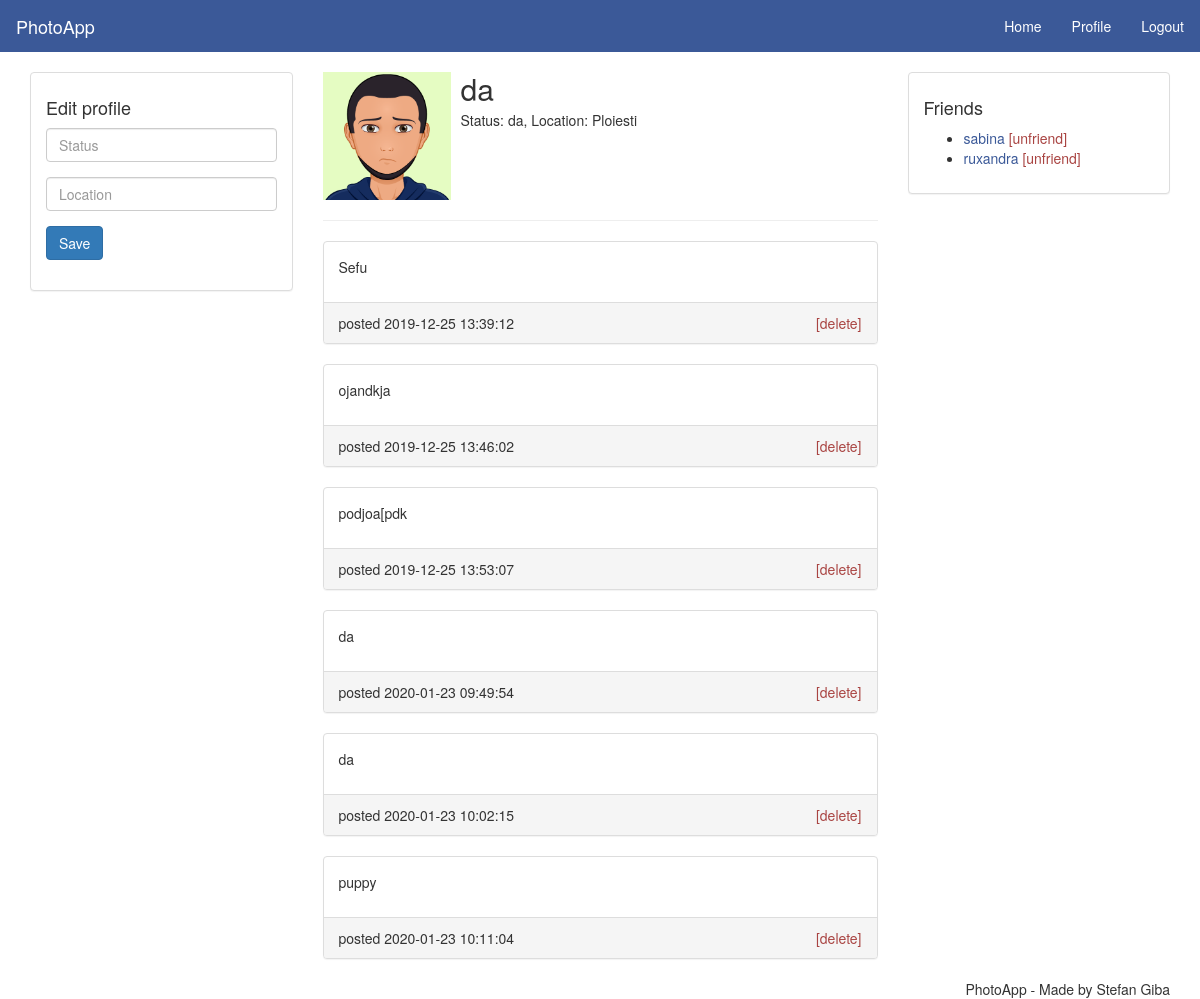
The page /photo-app/profile.php?username=da (signed in) on the database its author committed.
### tables this page shows
CREATE TABLE `users` (
  `id` int(11) NOT NULL,
  `username` varchar(30) NOT NULL,
  `password` varchar(255) NOT NULL,
  `status` varchar(150) NOT NULL,
  `profile_image_url` varchar(200) NOT NULL,
  `location` varchar(30) NOT NULL
);

CREATE TABLE `posts` (
  `id` int(11) NOT NULL,
  `content` text NOT NULL,
  `user_id` int(11) NOT NULL,
  `created_at` datetime NOT NULL DEFAULT current_timestamp(),
  `likes` int(11) NOT NULL,
  `photo_name` varchar(255) NOT NULL,
  `photo` longblob NOT NULL
);

CREATE TABLE `friends` (
  `id` int(11) NOT NULL,
  `user_id` int(11) NOT NULL,
  `friend_id` int(11) NOT NULL
);

### photo-app/functions.php (called while the page is built, shortened)
<?php
  function is_auth() {
    return isset($_SESSION['user_id']);
  }

### photo-app/profile.php (the view, shortened to what this page needs)
<?php require_once "functions.php"; ?>
<?php include "header.php" ?>
<?php
  $sql = "SELECT id, username, status, profile_image_url, location FROM users WHERE username = ?";
  $statement = $conn->prepare($sql);
  $statement->bind_param('s', $_GET['username']);
  $statement->execute();
  $statement->store_result();
  $statement->bind_result($id, $username, $status, $profile_image_url, $location);
?>
<main class="container">
  <div class="row">
    <div class="col-md-3">
      <div class="panel panel-default">
        <div class="panel-body">
          <h4>Edit profile</h4>
          <form method="post" action="php/edit-profile.php">
            <div class="form-group">
              <input class="form-control" type="text" name="status" placeholder="Status" value="">
            </div>
            <div class="form-group">
              <input class="form-control" type="text" name="location" placeholder="Location" value="">
            </div>
            <div class="form-group">
              <input class="btn btn-primary" type="submit" value="Save">
            </div>
          </form>
        </div>
      </div>
    </div>
    <div class="col-md-6">
      <div class="media">
        <div class="media-left">
          <img src="img/my_avatar.png" class="media-object" style="width: 128px; height: 128px;">
        </div>
        <div class="media-body">
          <h2 class="media-heading"><?php echo $username; ?></h2>
          <p>Status: <?php echo $status; ?>, Location: <?php echo $location; ?></p>
        </div>
      </div>
      <hr>
      <div>
        <?php
          $posts_sql = "SELECT * FROM posts WHERE user_id = {$id} ORDER BY created_at ASC";
          $result = $conn->query($posts_sql);
          if ($result->num_rows > 0) {
            while($post = $result->fetch_assoc()) {
              ?>
                <div class="panel panel-default">
                  <div class="panel-body">
                    <p><?php echo $post['content']; ?></p>
                  </div>
                  <div class="panel-footer">
                    <span>posted <?php echo $post['created_at']; ?></span>
                    <?php if(is_auth() && $_SESSION['user_id'] == $id): ?>
                      <span class="pull-right">
                        <a class="text-danger" href="php/delete-post.php?id=<?php echo $post['id']; ?>">[delete]</a>
                      </span>
                    <?php endif; ?>
                  </div>
                </div>
              <?php
            }
          } else {
            ?>
              <p class="text-center">No posts yet!</p>
            <?php
          }
        ?>
      </div>
    </div>
    <div class="col-md-3">
      <div class="panel panel-default">
        <div class="panel-body">
          <h4>Friends</h4>
          <?php
            $sql = "SELECT * FROM friends WHERE user_id = {$_SESSION['user_id']}";
            $result = $conn->query($sql);
            if ($result->num_rows > 0) { ?>
              <ul>
                <?php
                  while($friend = $result->fetch_assoc()) { ?>
                    <li>
                      <?php
                        $u_sql = "SELECT * FROM users WHERE id = {$friend['friend_id']} LIMIT 1";
                        $u_result = $conn->query($u_sql);
                        $fc_user = $u_result->fetch_assoc();
                      ?>
                      <a href="profile.php?username=<?php echo $fc_user['username']; ?>"><?php echo $fc_user['username']; ?></a>
                      <a class="text-danger" href="php/remove-friend.php?uid=<?php echo $fc_user['id']; ?>">[unfriend]</a>
                    </li>
                <?php } ?>
              </ul>
            <?php } else { ?>
              <p class="text-center">No friend requests!</p>
            <?php } ?>
        </div>
      </div>
    </div>
  </div>
</main>
<?php include "footer.php" ?>

### photo-app/header.php (shortened to what this page needs)
<!DOCTYPE html>
<html>
<head>
  <link rel="stylesheet" type="text/css" href="css/bootstrap.min.css">
  <link rel="stylesheet" type="text/css" href="css/style.css">
</head>
<body>
  <nav class="navbar navbar-default">
    <div class="container-fluid">
      <div class="navbar-header">
        <a class="navbar-brand" href="index.php">PhotoApp</a>
      </div>
      <ul class="nav navbar-nav navbar-right">
        <?php if(is_auth()): ?>
          <li><a href="home.php">Home</a></li>
          <li><a href="profile.php?username=<?php echo $_SESSION['user_username']; ?>">Profile</a></li>
          <li><a href="php/logout.php">Logout</a></li>
        <?php endif; ?>
      </ul>
    </div>
  </nav>

### photo-app/footer.php (shortened to what this page needs)
  <footer class="container text-center">
    <ul class="nav nav-pills pull-right">
      <li>PhotoApp - Made by Stefan Giba</li>
    </ul>
  </footer>
</body>
</html>

### photo-app/css/style.css (style rules this page uses)
a { color: #3b5998; }
.navbar { -webkit-border-radius: 0; -moz-border-radius: 0; border-radius: 0; }
.navbar-default { background-color: #3b5998; border-color: #3b5998; }
.navbar-default .navbar-brand { color: #fff; }
.navbar-default .navbar-nav>li>a { color: #fff; }

### rows shown on the page
users: username "da", status "da", location "Ploiesti"
posts: content "Sefu", created_at "2019-12-25 13:39:12"
posts: content "ojandkja", created_at "2019-12-25 13:46:02"
posts: content "podjoa[pdk", created_at "2019-12-25 13:53:07"
posts: content "da", created_at "2020-01-23 09:49:54"
posts: content "da", created_at "2020-01-23 10:02:15"
posts: content "puppy", created_at "2020-01-23 10:11:04"
friends: users.username "sabina"
friends: users.username "ruxandra"
